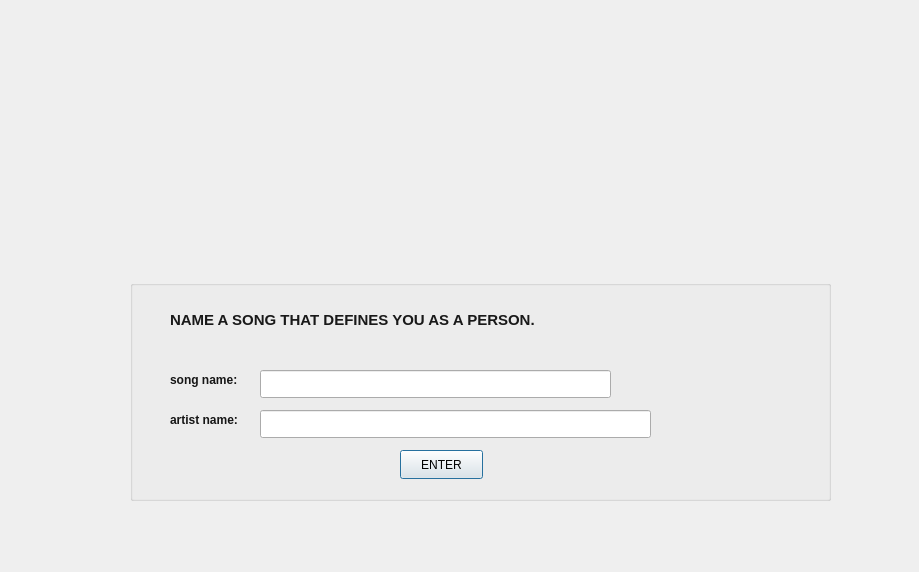
<?xml version="1.0" encoding="UTF-8"?>
<ui version="4.0">
 <class>third_page</class>
 <widget class="QDialog" name="third_page">
  <property name="geometry">
   <rect>
    <x>0</x>
    <y>0</y>
    <width>919</width>
    <height>572</height>
   </rect>
  </property>
  <property name="windowTitle">
   <string>Dialog</string>
  </property>
  <widget class="QLabel" name="label">
   <property name="geometry">
    <rect>
     <x>170</x>
     <y>70</y>
     <width>561</width>
     <height>151</height>
    </rect>
   </property>
   <property name="text">
    <string/>
   </property>
   <property name="pixmap">
    <pixmap>E:/musicmatch_backend/logo1.png</pixmap>
   </property>
   <property name="scaledContents">
    <bool>true</bool>
   </property>
  </widget>
  <widget class="QGroupBox" name="groupBox">
   <property name="geometry">
    <rect>
     <x>130</x>
     <y>280</y>
     <width>701</width>
     <height>221</height>
    </rect>
   </property>
   <property name="title">
    <string/>
   </property>
   <widget class="QLabel" name="label_2">
    <property name="geometry">
     <rect>
      <x>40</x>
      <y>30</y>
      <width>531</width>
      <height>20</height>
     </rect>
    </property>
    <property name="text">
     <string>&lt;html&gt;&lt;head/&gt;&lt;body&gt;&lt;p&gt;&lt;span style=&quot; font-size:11pt; font-weight:700; color:#191919;&quot;&gt;NAME A SONG THAT DEFINES YOU AS A PERSON.&lt;/span&gt;&lt;/p&gt;&lt;/body&gt;&lt;/html&gt;</string>
    </property>
   </widget>
   <widget class="QLabel" name="label_3">
    <property name="geometry">
     <rect>
      <x>40</x>
      <y>90</y>
      <width>101</width>
      <height>20</height>
     </rect>
    </property>
    <property name="text">
     <string>&lt;html&gt;&lt;head/&gt;&lt;body&gt;&lt;p&gt;&lt;span style=&quot; font-weight:700; color:#161616;&quot;&gt;song name:&lt;/span&gt;&lt;/p&gt;&lt;/body&gt;&lt;/html&gt;</string>
    </property>
   </widget>
   <widget class="QLabel" name="label_4">
    <property name="geometry">
     <rect>
      <x>40</x>
      <y>130</y>
      <width>101</width>
      <height>20</height>
     </rect>
    </property>
    <property name="text">
     <string>&lt;html&gt;&lt;head/&gt;&lt;body&gt;&lt;p&gt;&lt;span style=&quot; font-weight:700; color:#161616;&quot;&gt;artist name:&lt;/span&gt;&lt;/p&gt;&lt;/body&gt;&lt;/html&gt;</string>
    </property>
   </widget>
   <widget class="QLineEdit" name="song_name_bakas">
    <property name="geometry">
     <rect>
      <x>130</x>
      <y>90</y>
      <width>351</width>
      <height>28</height>
     </rect>
    </property>
   </widget>
   <widget class="QLineEdit" name="artist_name_bakas">
    <property name="geometry">
     <rect>
      <x>130</x>
      <y>130</y>
      <width>391</width>
      <height>28</height>
     </rect>
    </property>
   </widget>
   <widget class="QPushButton" name="pushButton">
    <property name="geometry">
     <rect>
      <x>270</x>
      <y>170</y>
      <width>83</width>
      <height>29</height>
     </rect>
    </property>
    <property name="text">
     <string>ENTER</string>
    </property>
   </widget>
  </widget>
 </widget>
 <resources/>
 <connections/>
</ui>
